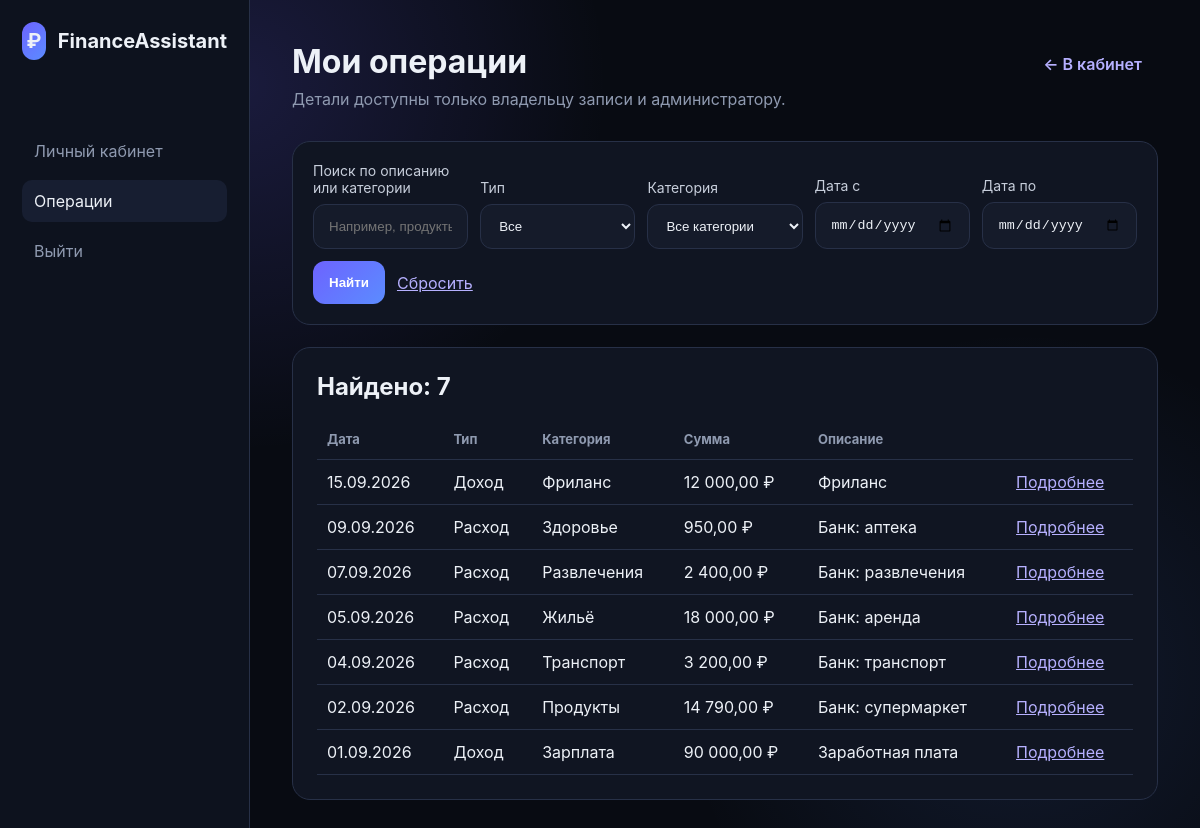
The page /frontend/transactions.php (signed in) on the database its author committed.
### tables this page shows
CREATE TABLE transactions (
    id BIGINT UNSIGNED AUTO_INCREMENT PRIMARY KEY,
    user_id BIGINT UNSIGNED NOT NULL,
    category_id BIGINT UNSIGNED NOT NULL,
    import_batch_id BIGINT UNSIGNED NULL,
    type ENUM('income', 'expense') NOT NULL,
    amount DECIMAL(14,2) UNSIGNED NOT NULL,
    transaction_date DATE NOT NULL,
    description VARCHAR(255) NULL,
    external_id VARCHAR(100) NULL,
    source ENUM('manual', 'csv') NOT NULL DEFAULT 'manual',
    created_at TIMESTAMP NOT NULL DEFAULT CURRENT_TIMESTAMP,
    CONSTRAINT fk_transactions_user
        FOREIGN KEY (user_id) REFERENCES users(id)
        ON DELETE CASCADE
        ON UPDATE CASCADE,
    CONSTRAINT fk_transactions_category
        FOREIGN KEY (category_id) REFERENCES categories(id)
        ON DELETE RESTRICT
        ON UPDATE CASCADE,
    CONSTRAINT fk_transactions_import_batch
        FOREIGN KEY (import_batch_id) REFERENCES import_batches(id)
        ON DELETE SET NULL
        ON UPDATE CASCADE,
    CONSTRAINT chk_transactions_amount CHECK (amount > 0),
    INDEX idx_transactions_user_date (user_id, transaction_date),
    INDEX idx_transactions_category_date (category_id, transaction_date),
    INDEX idx_transactions_import_batch (import_batch_id),
    INDEX idx_transactions_external_id (external_id)
);

CREATE TABLE categories (
    id BIGINT UNSIGNED AUTO_INCREMENT PRIMARY KEY,
    user_id BIGINT UNSIGNED NULL,
    name VARCHAR(100) NOT NULL,
    type ENUM('income', 'expense') NOT NULL,
    color CHAR(7) NULL,
    icon VARCHAR(50) NULL,
    created_at TIMESTAMP NOT NULL DEFAULT CURRENT_TIMESTAMP,
    CONSTRAINT fk_categories_user
        FOREIGN KEY (user_id) REFERENCES users(id)
        ON DELETE CASCADE
        ON UPDATE CASCADE,
    CONSTRAINT uq_categories_user_name_type UNIQUE (user_id, name, type)
);

### backend/src/bootstrap.php (called while the page is built, shortened)
<?php
$config = require __DIR__ . '/../config.php';
function db(): PDO
{
    global $config;
    static $pdo = null;
    if ($pdo instanceof PDO) {
        return $pdo;
    }
    $dsn = sprintf(
        'mysql:host=%s;port=%s;dbname=%s;charset=%s',
        $config['host'],
        $config['port'],
        $config['database'],
        $config['charset']
    );
    $pdo = new PDO($dsn, $config['user'], $config['password'], [
        PDO::ATTR_ERRMODE => PDO::ERRMODE_EXCEPTION,
        PDO::ATTR_DEFAULT_FETCH_MODE => PDO::FETCH_ASSOC,
        PDO::ATTR_EMULATE_PREPARES => false,
    ]);
    return $pdo;
}
function e(string $value): string
{
    return htmlspecialchars($value, ENT_QUOTES | ENT_SUBSTITUTE, 'UTF-8');
}

### frontend/transactions.php (the view, shortened to what this page needs)
<?php
require __DIR__ . '/../backend/src/bootstrap.php';
$user = require_auth();
$search = trim((string)($_GET['q'] ?? ''));
$dateFrom = (string)($_GET['from'] ?? '');
$dateTo = (string)($_GET['to'] ?? '');
$where = ['t.user_id = :user_id'];
$params = ['user_id' => (int)$user['id']];
$stmt = db()->prepare('SELECT t.id, t.type, t.amount, t.transaction_date, t.description, c.name AS category
    FROM transactions t JOIN categories c ON c.id = t.category_id
    WHERE ' . implode(' AND ', $where) . ' ORDER BY t.transaction_date DESC, t.id DESC');
$stmt->execute($params);
$transactions = $stmt->fetchAll();
?>
<!doctype html>
<html lang="ru"><head><meta charset="UTF-8"><meta name="viewport" content="width=device-width, initial-scale=1"><title>Операции — FinanceAssistant</title><link rel="stylesheet" href="auth.css"></head>
<body><div class="dashboard">
  <aside class="sidebar"><div class="logo"><div class="logo-mark">₽</div>FinanceAssistant</div><nav><a href="dashboard.php">Личный кабинет</a><a class="active" href="transactions.php">Операции</a><a href="logout.php">Выйти</a></nav></aside>
  <main class="main"><div class="topbar"><div><h1>Мои операции</h1><p>Детали доступны только владельцу записи и администратору.</p></div><a class="action-link" href="dashboard.php">← В кабинет</a></div>
    <form class="filters" method="get">
      <div class="field"><label for="q">Поиск по описанию или категории</label><input id="q" name="q" value="<?= e($search) ?>" maxlength="100" placeholder="Например, продукты"></div>
      <div class="field"><label for="type">Тип</label><select id="type" name="type"><option value="">Все</option></select></div>
      <div class="field"><label for="category">Категория</label><select id="category" name="category"><option value="">Все категории</option></select></div>
      <div class="field"><label for="from">Дата с</label><input id="from" name="from" type="date" value="<?= e($dateFrom) ?>"></div>
      <div class="field"><label for="to">Дата по</label><input id="to" name="to" type="date" value="<?= e($dateTo) ?>"></div>
      <div class="filter-actions"><button class="btn" type="submit">Найти</button><a href="transactions.php">Сбросить</a></div>
    </form>
    <section class="panel"><h2>Найдено: <?= count($transactions) ?></h2><div class="table-wrap"><table><thead><tr><th>Дата</th><th>Тип</th><th>Категория</th><th>Сумма</th><th>Описание</th><th></th></tr></thead><tbody>
    <?php foreach ($transactions as $transaction): ?><tr><td><?= e(date('d.m.Y', strtotime($transaction['transaction_date']))) ?></td><td><?= $transaction['type'] === 'income' ? 'Доход' : 'Расход' ?></td><td><?= e($transaction['category']) ?></td><td><?= e(number_format((float)$transaction['amount'], 2, ',', ' ')) ?> ₽</td><td><?= e($transaction['description'] ?? '—') ?></td><td><a href="transaction.php?id=<?= (int)$transaction['id'] ?>">Подробнее</a></td></tr><?php endforeach; ?>
    <?php if (!$transactions): ?><tr><td colspan="6" class="empty">Операций по заданным условиям нет.</td></tr><?php endif; ?></tbody></table></div></section>
  </main></div></body></html>

### frontend/auth.css (style rules this page uses)
:root { --bg: #080b12; --panel: #101522; --panel-2: #151b2a; --line: #273047; --text: #edf1f7; --muted: #8f9ab0; --accent: #6d63ff; --accent-2: #5b8cff; --success: #38cf88; --danger: #ff5e70; --shadow: 0 24px 70px rgba(0,0,0,.38); }
* { box-sizing: border-box; }
body { margin: 0; min-height: 100vh; font-family: Inter, Segoe UI, Arial, sans-serif; color: var(--text); background: radial-gradient(circle at 20% 10%, rgba(109,99,255,.18), transparent 30%), radial-gradient(circle at 85% 80%, rgba(91,140,255,.12), transparent 28%), var(--bg); }
a { color: inherit; }
.logo { display:flex; align-items:center; gap:12px; font-weight:700; font-size:20px; margin-bottom: 70px; }
.logo-mark { width:38px; height:38px; display:grid; place-items:center; border-radius:12px; background:linear-gradient(135deg,var(--accent),var(--accent-2)); }
.field { display:grid; gap:8px; margin-bottom:18px; }
.field label { font-size:14px; color:#c7cedb; }
.field input { width:100%; padding:14px 15px; color:var(--text); background:var(--panel-2); border:1px solid var(--line); border-radius:12px; outline:none; }
.btn { width:100%; border:0; border-radius:12px; padding:14px 16px; font-weight:700; color:white; cursor:pointer; background:linear-gradient(135deg,var(--accent),var(--accent-2)); }
.dashboard { min-height:100vh; display:flex; }
.sidebar { width:250px; background:#0d121e; border-right:1px solid var(--line); padding:22px; }
.sidebar nav { display:grid; gap:8px; margin-top:34px; }
.sidebar nav a { text-decoration:none; padding:11px 12px; border-radius:10px; color:var(--muted); }
.sidebar nav a.active, .sidebar nav a:hover { background:#171e31; color:var(--text); }
.main { flex:1; padding:42px; }
.topbar { display:flex; justify-content:space-between; align-items:flex-start; gap:20px; margin-bottom:32px; }
.topbar h1 { margin:0 0 8px; }
.topbar p { margin:0; color:var(--muted); }
.panel { margin-top:22px; padding:24px; background:var(--panel); border:1px solid var(--line); border-radius:18px; }
.panel h2 { margin:0 0 18px; }
.action-link { display:inline-block; margin:12px 16px 0 0; color:#b6b0ff; text-decoration:none; font-weight:600; }
.filters { display:grid; grid-template-columns:repeat(auto-fit,minmax(155px,1fr)); gap:12px; align-items:end; margin-bottom:18px; padding:20px; background:var(--panel); border:1px solid var(--line); border-radius:18px; }
.filters .field { margin:0; }
.field select { width:100%; padding:13px 14px; color:var(--text); background:var(--panel-2); border:1px solid var(--line); border-radius:12px; }
.filter-actions { display:flex; gap:12px; align-items:center; }
.filter-actions .btn { width:auto; }
.filter-actions a, td a { color:#b6b0ff; }
.table-wrap { overflow-x:auto; }
table { width:100%; border-collapse:collapse; min-width:700px; }
th, td { padding:12px 10px; border-bottom:1px solid var(--line); text-align:left; vertical-align:top; }
th { color:var(--muted); font-size:13px; }

### rows shown on the page
transactions: transaction_date "15.09.2026", type "Доход", category.name "Фриланс", amount "12 000,00", description "Фриланс"
transactions: transaction_date "09.09.2026", type "Расход", category.name "Здоровье", amount "950,00", description "Банк: аптека"
transactions: transaction_date "07.09.2026", type "Расход", category.name "Развлечения", amount "2 400,00", description "Банк: развлечения"
transactions: transaction_date "05.09.2026", type "Расход", category.name "Жильё", amount "18 000,00", description "Банк: аренда"
transactions: transaction_date "04.09.2026", type "Расход", category.name "Транспорт", amount "3 200,00", description "Банк: транспорт"
transactions: transaction_date "02.09.2026", type "Расход", category.name "Продукты", amount "14 790,00", description "Банк: супермаркет"
transactions: transaction_date "01.09.2026", type "Доход", category.name "Зарплата", amount "90 000,00", description "Заработная плата"

### other values the page prints
count($transactions) "7"
